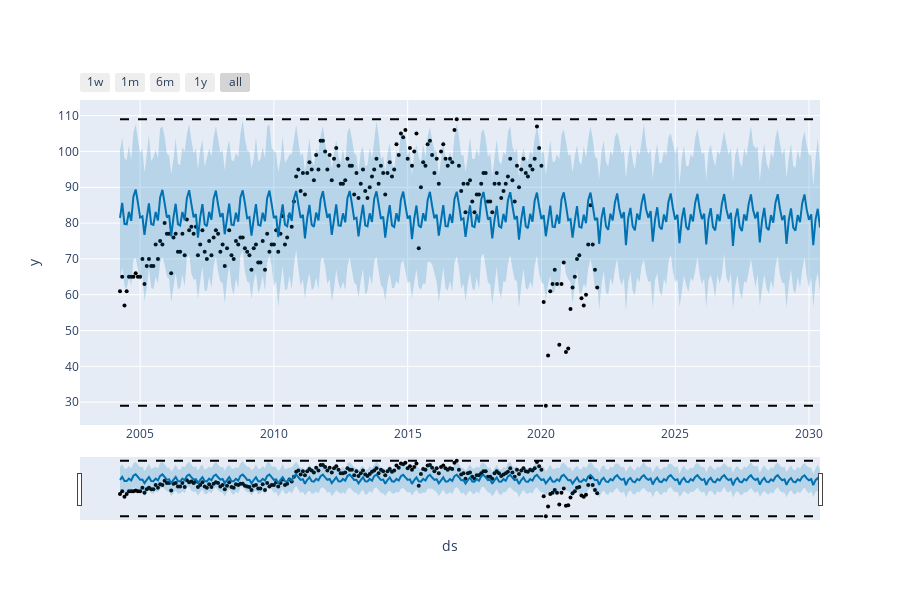
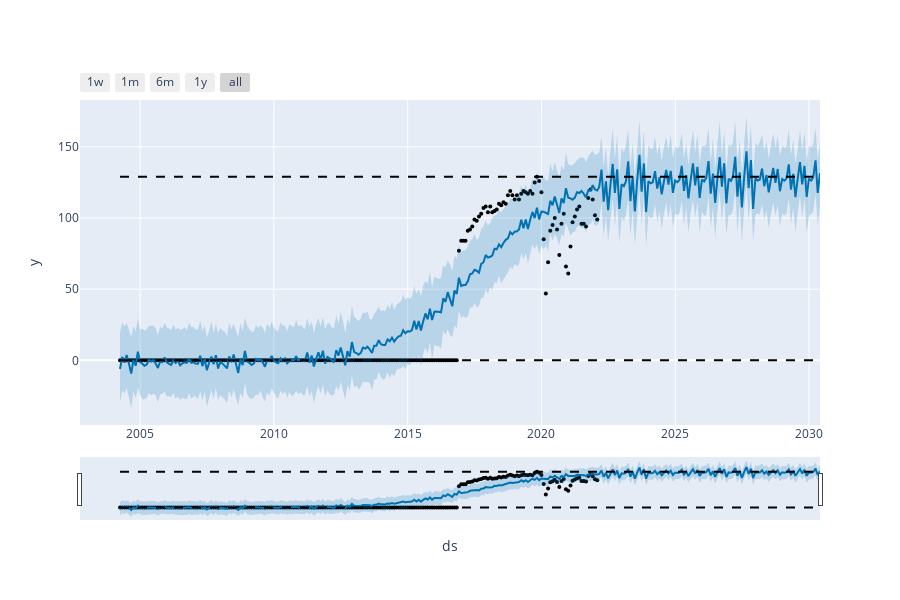
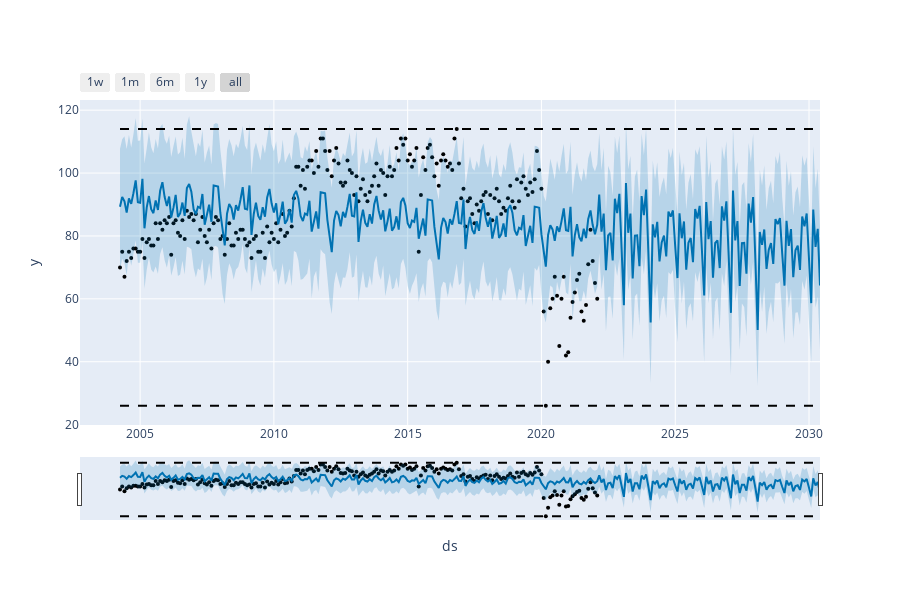
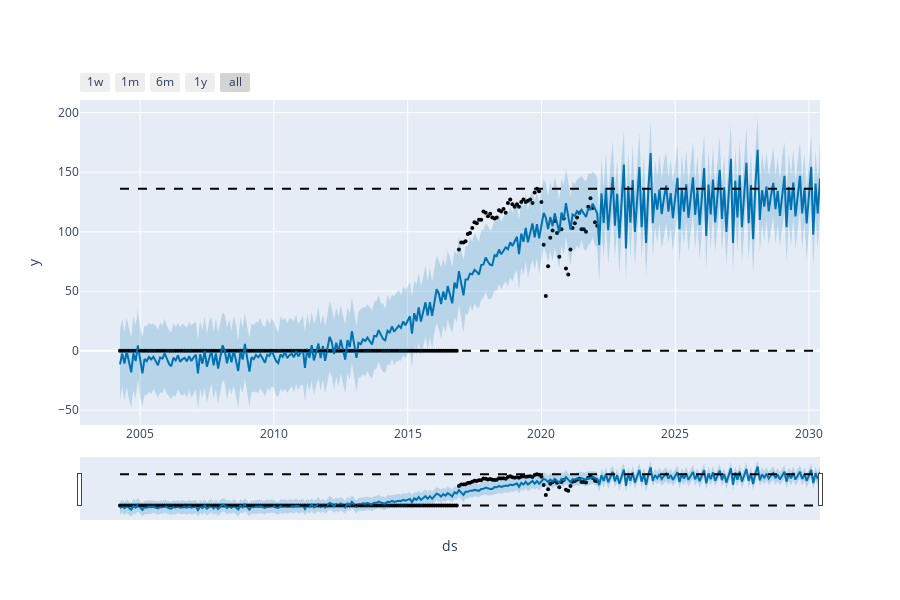

Notebook source saved alongside these figures, in order:
### Code cell
for i in utility_list:
    data = forecast2[['Time',i]]
    data.columns=['ds','y']
    cap = data['y'].max()
    flr = data['y'].min()
    data['cap'] = cap
    data['floor'] = flr
    model = Prophet(growth='logistic')
    model.fit(data)
    future_data = model.make_future_dataframe(periods=100, freq = 'M')
    future_data['cap'] = cap
    future_data['floor'] = flr
    #forecast the data for future data
    print(i+' Forecast')
    forecast_data = model.predict(future_data)   
    fig = plot_plotly(model,forecast_data)
    fig.show()

### Figure 1 — Plotly figure (JSON) as saved in the notebook; plotly's stock layout.template omitted (floating-point values rounded to 4 significant figures; data arrays with more than 128 entries replaced by an {"elided": "..."} marker saying what was removed)
{"data": [{"marker": {"color": "black", "size": 4}, "mode": "markers", "name": "Actual", "type": "scatter", "x": {"elided": "215 str values"}, "y": {"elided": "215 int values"}}, {"hoverinfo": "skip", "line": {"width": 0}, "mode": "lines", "type": "scatter", "x": {"elided": "315 str values"}, "y": {"elided": "315 float values"}}, {"fill": "tonexty", "fillcolor": "rgba(0, 114, 178, 0.2)", "line": {"color": "#0072B2", "width": 2}, "mode": "lines", "name": "Predicted", "type": "scatter", "x": {"elided": "315 str values"}, "y": {"elided": "315 float values"}}, {"fill": "tonexty", "fillcolor": "rgba(0, 114, 178, 0.2)", "hoverinfo": "skip", "line": {"width": 0}, "mode": "lines", "type": "scatter", "x": {"elided": "315 str values"}, "y": {"elided": "315 float values"}}, {"line": {"color": "black", "dash": "dash", "width": 2}, "mode": "lines", "name": "Cap", "type": "scatter", "x": {"elided": "315 str values"}, "y": {"elided": "315 int values"}}, {"line": {"color": "black", "dash": "dash", "width": 2}, "mode": "lines", "name": "Floor", "type": "scatter", "x": {"elided": "315 str values"}, "y": {"elided": "315 int values"}}], "layout": {"height": 600, "showlegend": false, "width": 900, "xaxis": {"rangeselector": {"buttons": [{"count": 7, "label": "1w", "step": "day", "stepmode": "backward"}, {"count": 1, "label": "1m", "step": "month", "stepmode": "backward"}, {"count": 6, "label": "6m", "step": "month", "stepmode": "backward"}, {"count": 1, "label": "1y", "step": "year", "stepmode": "backward"}, {"step": "all"}]}, "rangeslider": {"visible": true}, "title": {"text": "ds"}, "type": "date"}, "yaxis": {"title": {"text": "y"}}}}

### Figure 2 — Plotly figure (JSON) as saved in the notebook; plotly's stock layout.template omitted (floating-point values rounded to 4 significant figures; data arrays with more than 128 entries replaced by an {"elided": "..."} marker saying what was removed)
{"data": [{"marker": {"color": "black", "size": 4}, "mode": "markers", "name": "Actual", "type": "scatter", "x": {"elided": "215 str values"}, "y": {"elided": "215 int values"}}, {"hoverinfo": "skip", "line": {"width": 0}, "mode": "lines", "type": "scatter", "x": {"elided": "315 str values"}, "y": {"elided": "315 float values"}}, {"fill": "tonexty", "fillcolor": "rgba(0, 114, 178, 0.2)", "line": {"color": "#0072B2", "width": 2}, "mode": "lines", "name": "Predicted", "type": "scatter", "x": {"elided": "315 str values"}, "y": {"elided": "315 float values"}}, {"fill": "tonexty", "fillcolor": "rgba(0, 114, 178, 0.2)", "hoverinfo": "skip", "line": {"width": 0}, "mode": "lines", "type": "scatter", "x": {"elided": "315 str values"}, "y": {"elided": "315 float values"}}, {"line": {"color": "black", "dash": "dash", "width": 2}, "mode": "lines", "name": "Cap", "type": "scatter", "x": {"elided": "315 str values"}, "y": {"elided": "315 int values"}}, {"line": {"color": "black", "dash": "dash", "width": 2}, "mode": "lines", "name": "Floor", "type": "scatter", "x": {"elided": "315 str values"}, "y": {"elided": "315 int values"}}], "layout": {"height": 600, "showlegend": false, "width": 900, "xaxis": {"rangeselector": {"buttons": [{"count": 7, "label": "1w", "step": "day", "stepmode": "backward"}, {"count": 1, "label": "1m", "step": "month", "stepmode": "backward"}, {"count": 6, "label": "6m", "step": "month", "stepmode": "backward"}, {"count": 1, "label": "1y", "step": "year", "stepmode": "backward"}, {"step": "all"}]}, "rangeslider": {"visible": true}, "title": {"text": "ds"}, "type": "date"}, "yaxis": {"title": {"text": "y"}}}}

### Figure 3 — Plotly figure (JSON) as saved in the notebook; plotly's stock layout.template omitted (floating-point values rounded to 4 significant figures; data arrays with more than 128 entries replaced by an {"elided": "..."} marker saying what was removed)
{"data": [{"marker": {"color": "black", "size": 4}, "mode": "markers", "name": "Actual", "type": "scatter", "x": {"elided": "215 str values"}, "y": {"elided": "215 int values"}}, {"hoverinfo": "skip", "line": {"width": 0}, "mode": "lines", "type": "scatter", "x": {"elided": "315 str values"}, "y": {"elided": "315 float values"}}, {"fill": "tonexty", "fillcolor": "rgba(0, 114, 178, 0.2)", "line": {"color": "#0072B2", "width": 2}, "mode": "lines", "name": "Predicted", "type": "scatter", "x": {"elided": "315 str values"}, "y": {"elided": "315 float values"}}, {"fill": "tonexty", "fillcolor": "rgba(0, 114, 178, 0.2)", "hoverinfo": "skip", "line": {"width": 0}, "mode": "lines", "type": "scatter", "x": {"elided": "315 str values"}, "y": {"elided": "315 float values"}}, {"line": {"color": "black", "dash": "dash", "width": 2}, "mode": "lines", "name": "Cap", "type": "scatter", "x": {"elided": "315 str values"}, "y": {"elided": "315 int values"}}, {"line": {"color": "black", "dash": "dash", "width": 2}, "mode": "lines", "name": "Floor", "type": "scatter", "x": {"elided": "315 str values"}, "y": {"elided": "315 int values"}}], "layout": {"height": 600, "showlegend": false, "width": 900, "xaxis": {"rangeselector": {"buttons": [{"count": 7, "label": "1w", "step": "day", "stepmode": "backward"}, {"count": 1, "label": "1m", "step": "month", "stepmode": "backward"}, {"count": 6, "label": "6m", "step": "month", "stepmode": "backward"}, {"count": 1, "label": "1y", "step": "year", "stepmode": "backward"}, {"step": "all"}]}, "rangeslider": {"visible": true}, "title": {"text": "ds"}, "type": "date"}, "yaxis": {"title": {"text": "y"}}}}

### Figure 4 — Plotly figure (JSON) as saved in the notebook; plotly's stock layout.template omitted (floating-point values rounded to 4 significant figures; data arrays with more than 128 entries replaced by an {"elided": "..."} marker saying what was removed)
{"data": [{"marker": {"color": "black", "size": 4}, "mode": "markers", "name": "Actual", "type": "scatter", "x": {"elided": "215 str values"}, "y": {"elided": "215 int values"}}, {"hoverinfo": "skip", "line": {"width": 0}, "mode": "lines", "type": "scatter", "x": {"elided": "315 str values"}, "y": {"elided": "315 float values"}}, {"fill": "tonexty", "fillcolor": "rgba(0, 114, 178, 0.2)", "line": {"color": "#0072B2", "width": 2}, "mode": "lines", "name": "Predicted", "type": "scatter", "x": {"elided": "315 str values"}, "y": {"elided": "315 float values"}}, {"fill": "tonexty", "fillcolor": "rgba(0, 114, 178, 0.2)", "hoverinfo": "skip", "line": {"width": 0}, "mode": "lines", "type": "scatter", "x": {"elided": "315 str values"}, "y": {"elided": "315 float values"}}, {"line": {"color": "black", "dash": "dash", "width": 2}, "mode": "lines", "name": "Cap", "type": "scatter", "x": {"elided": "315 str values"}, "y": {"elided": "315 int values"}}, {"line": {"color": "black", "dash": "dash", "width": 2}, "mode": "lines", "name": "Floor", "type": "scatter", "x": {"elided": "315 str values"}, "y": {"elided": "315 int values"}}], "layout": {"height": 600, "showlegend": false, "width": 900, "xaxis": {"rangeselector": {"buttons": [{"count": 7, "label": "1w", "step": "day", "stepmode": "backward"}, {"count": 1, "label": "1m", "step": "month", "stepmode": "backward"}, {"count": 6, "label": "6m", "step": "month", "stepmode": "backward"}, {"count": 1, "label": "1y", "step": "year", "stepmode": "backward"}, {"step": "all"}]}, "rangeslider": {"visible": true}, "title": {"text": "ds"}, "type": "date"}, "yaxis": {"title": {"text": "y"}}}}
